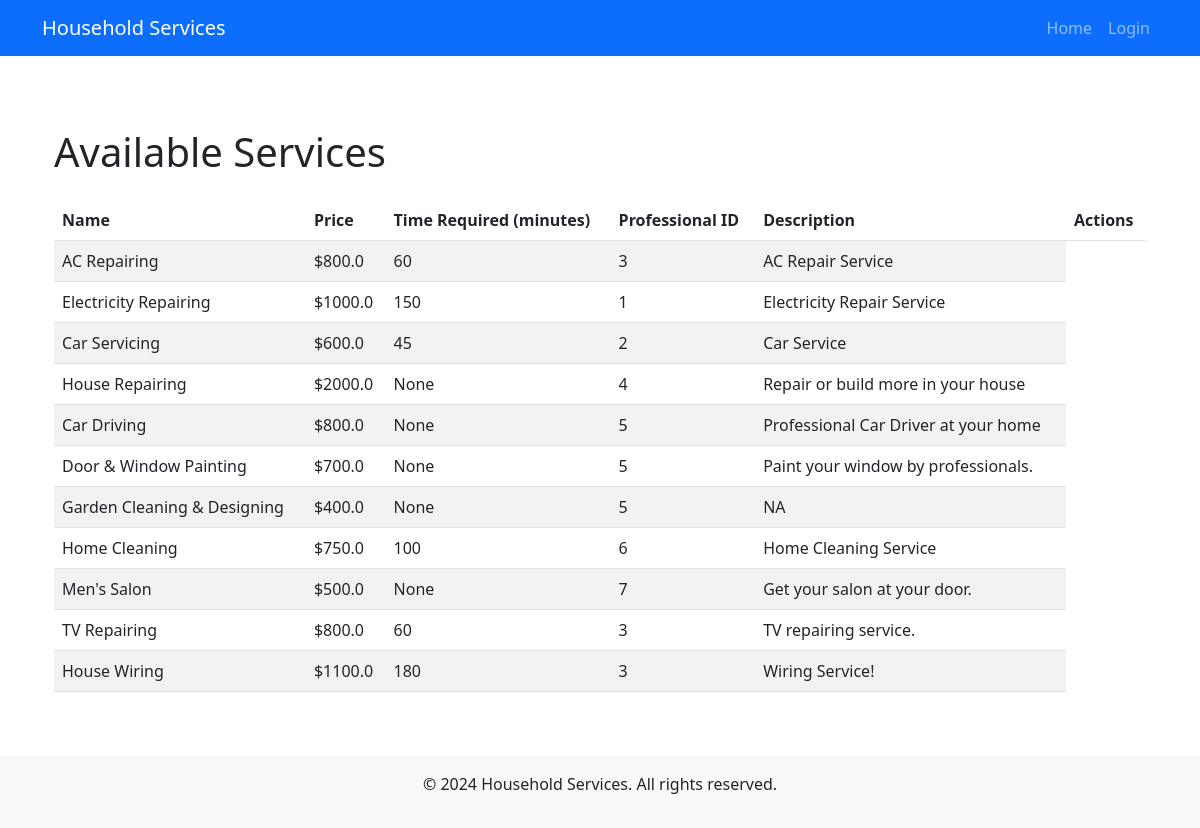
Page /services (signed in) on the committed database.
### model.py (models this page shows)
class Service_Type(db.Model):
    __tablename__ = 'service_type'
    id = db.Column(db.Integer, primary_key=True)
    category_id = db.Column(db.Integer, db.ForeignKey('service_category.id'), nullable=False)
    name = db.Column(db.String(100), nullable=False )
    price = db.Column(db.Float, nullable=False)
    time_required = db.Column(db.Integer)  # in minutes
    description = db.Column(db.Text)
    professional_id = db.Column(db.Integer, nullable=False)
    professionals = db.relationship('Professional', back_populates='service_type')
    service_category = db.relationship('Service_Category', back_populates='services')
    service_requests = db.relationship('ServiceRequest', back_populates='service')

### app.py (the view)
@app.route('/services')
@login_required
def services():
    services = Service_Type.query.all()
    service_professionals = Professional.query.all()
    return render_template('services.html', services=services, service_professionals=service_professionals)

### app.py (called while the page is built)
@login_manager.user_loader
def load_user(user_id):
    return User.query.get(int(user_id))

### templates/services.html
{% extends "base.html" %}
{% block content %}
<div class="container mt-5">
    <h1 class="mb-4">Available Services</h1>
    <table class="table table-striped">
        <thead>
            <tr>
                <th>Name</th>
                <th>Price</th>
                <th>Time Required (minutes)</th>
                <th>Professional ID </th>
                <th>Description</th>
                <th>Actions</th>
            </tr>
        </thead>
        <tbody>
            {% for service in services %}
            <tr>
                <td>{{ service.name }}</td>
                <td>${{ service.price }}</td>
                <td>{{ service.time_required }}</td>
                <td>{{ service.professional_id }}</td>
                <td>{{ service.description }}</td>
            </tr>
            {% endfor %}
        </tbody>
    </table>
</div>
{% endblock %}

### static/style.css (style rules this page uses)
html, body { height: 100%; margin: 0; }
body { display: flex; flex-direction: column; }
.container { flex: 1; }

### rows in the picture
Service_Type: name "AC Repairing", price "800.0", time_required "60", professional_id "3", description "AC Repair Service"
Service_Type: name "Electricity Repairing", price "1000.0", time_required "150", professional_id "1", description "Electricity Repair Service"
Service_Type: name "Car Servicing", price "600.0", time_required "45", professional_id "2", description "Car Service"
Service_Type: name "House Repairing", price "2000.0", time_required "None", professional_id "4", description "Repair or build more in your house"
Service_Type: name "Car Driving", price "800.0", time_required "None", professional_id "5", description "Professional Car Driver at your home"
Service_Type: name "Door & Window Painting", price "700.0", time_required "None", professional_id "5", description "Paint your window by professionals."
Service_Type: name "Garden Cleaning & Designing", price "400.0", time_required "None", professional_id "5", description "NA"
Service_Type: name "Home Cleaning", price "750.0", time_required "100", professional_id "6", description "Home Cleaning Service"
Service_Type: name "Men's Salon", price "500.0", time_required "None", professional_id "7", description "Get your salon at your door."
Service_Type: name "TV Repairing", price "800.0", time_required "60", professional_id "3", description "TV repairing service."
Service_Type: name "House Wiring", price "1100.0", time_required "180", professional_id "3", description "Wiring Service!"
